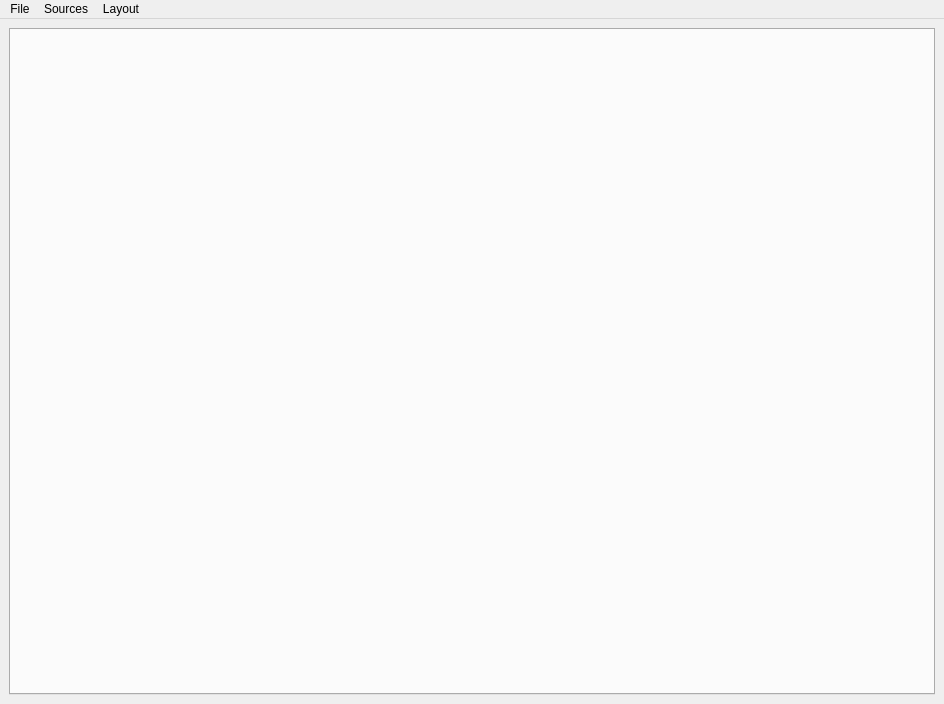
<?xml version="1.0" encoding="UTF-8"?>
<ui version="4.0">
 <class>MainWindowDesign</class>
 <widget class="QMainWindow" name="MainWindowDesign">
  <property name="geometry">
   <rect>
    <x>0</x>
    <y>0</y>
    <width>944</width>
    <height>704</height>
   </rect>
  </property>
  <property name="windowTitle">
   <string>rqt_console_plus</string>
  </property>
  <property name="windowIcon">
   <iconset resource="../resources/images.qrc">
    <normaloff>:/images/icon.png</normaloff>:/images/icon.png</iconset>
  </property>
  <property name="locale">
   <locale language="English" country="Australia"/>
  </property>
  <widget class="QWidget" name="centralwidget">
   <layout class="QVBoxLayout" name="verticalLayout_4">
    <item>
     <widget class="QTabWidget" name="tab_manager">
      <property name="minimumSize">
       <size>
        <width>100</width>
        <height>0</height>
       </size>
      </property>
      <property name="locale">
       <locale language="English" country="Australia"/>
      </property>
      <property name="currentIndex">
       <number>-1</number>
      </property>
      <property name="tabsClosable">
       <bool>true</bool>
      </property>
      <property name="movable">
       <bool>true</bool>
      </property>
     </widget>
    </item>
   </layout>
  </widget>
  <widget class="QMenuBar" name="menubar">
   <property name="geometry">
    <rect>
     <x>0</x>
     <y>0</y>
     <width>944</width>
     <height>20</height>
    </rect>
   </property>
   <widget class="QMenu" name="menu_File">
    <property name="title">
     <string>File</string>
    </property>
    <addaction name="separator"/>
    <addaction name="actionSaveLogs"/>
    <addaction name="separator"/>
    <addaction name="action_Quit"/>
   </widget>
   <widget class="QMenu" name="menuView">
    <property name="title">
     <string>Layout</string>
    </property>
    <addaction name="actionLoadLayout"/>
    <addaction name="actionSave_Layout"/>
   </widget>
   <widget class="QMenu" name="menuSource">
    <property name="title">
     <string>Sources</string>
    </property>
    <addaction name="actionRead_rosbag"/>
    <addaction name="actionListen_rosout"/>
    <addaction name="actionListen_rosout2"/>
   </widget>
   <addaction name="menu_File"/>
   <addaction name="menuSource"/>
   <addaction name="menuView"/>
  </widget>
  <action name="action_Quit">
   <property name="text">
    <string>&amp;Quit</string>
   </property>
   <property name="shortcut">
    <string>Ctrl+Q</string>
   </property>
   <property name="shortcutContext">
    <enum>Qt::ApplicationShortcut</enum>
   </property>
  </action>
  <action name="action_Preferences">
   <property name="text">
    <string>&amp;Preferences</string>
   </property>
  </action>
  <action name="actionAbout">
   <property name="text">
    <string>&amp;About</string>
   </property>
  </action>
  <action name="actionRead_rosbag">
   <property name="checkable">
    <bool>false</bool>
   </property>
   <property name="text">
    <string>Read rosbag</string>
   </property>
  </action>
  <action name="actionListen_rosout">
   <property name="checkable">
    <bool>true</bool>
   </property>
   <property name="text">
    <string>Listen /rosout</string>
   </property>
  </action>
  <action name="actionListen_rosout2">
   <property name="checkable">
    <bool>true</bool>
   </property>
   <property name="text">
    <string>Listen /rosout2</string>
   </property>
  </action>
  <action name="actionSave_Layout">
   <property name="text">
    <string>Save Layout</string>
   </property>
  </action>
  <action name="actionLoadLayout">
   <property name="text">
    <string>Load Layout</string>
   </property>
  </action>
  <action name="actionSaveLogs">
   <property name="text">
    <string>Save logs into a robag</string>
   </property>
  </action>
 </widget>
 <resources>
  <include location="../resources/images.qrc"/>
 </resources>
 <connections>
  <connection>
   <sender>action_Quit</sender>
   <signal>triggered()</signal>
   <receiver>MainWindowDesign</receiver>
   <slot>close()</slot>
   <hints>
    <hint type="sourcelabel">
     <x>-1</x>
     <y>-1</y>
    </hint>
    <hint type="destinationlabel">
     <x>399</x>
     <y>299</y>
    </hint>
   </hints>
  </connection>
 </connections>
</ui>
